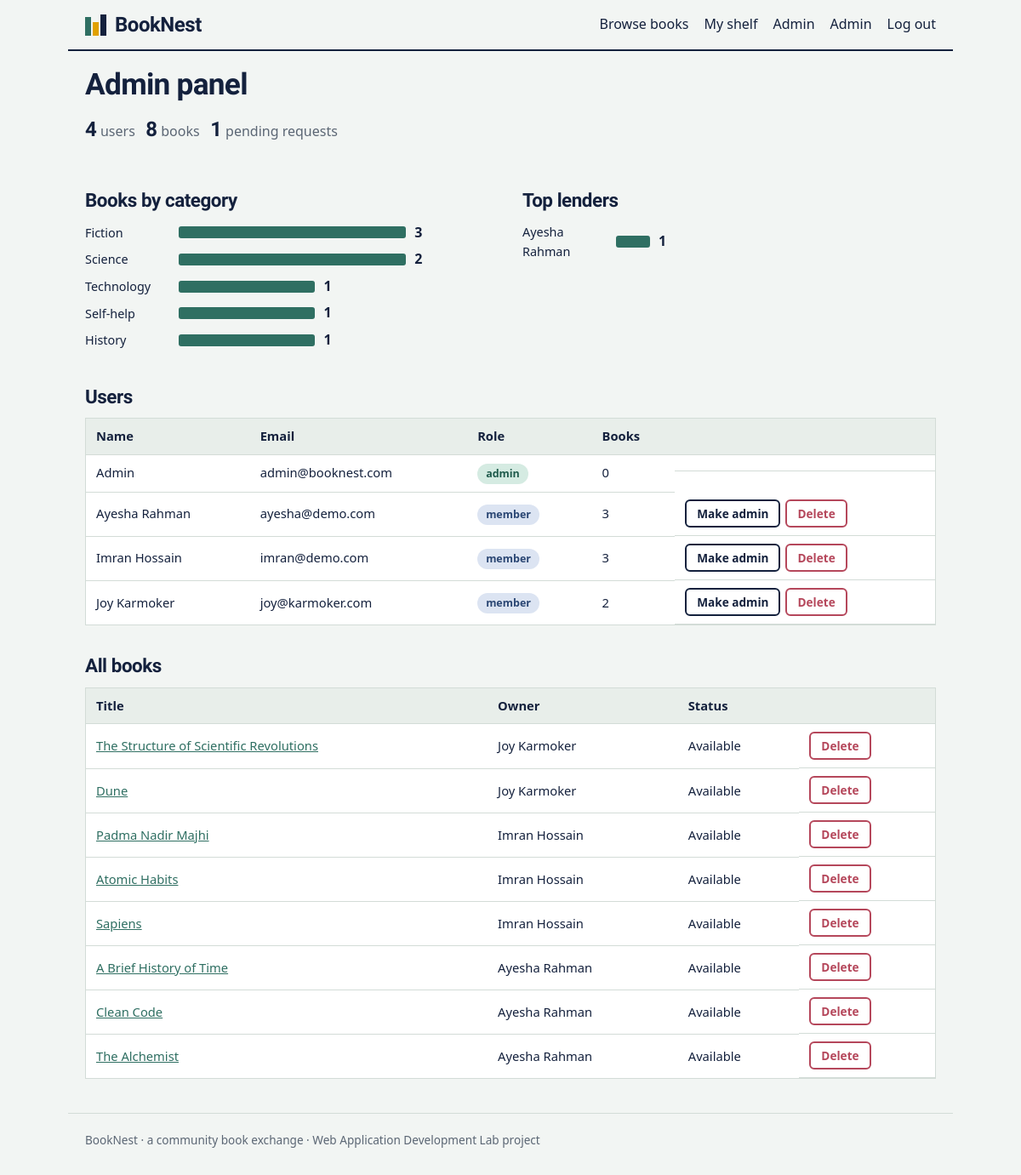
The page /admin (signed in) on the database its author committed.
### tables this page shows
CREATE TABLE users(id INTEGER PRIMARY KEY, name TEXT NOT NULL, email TEXT UNIQUE NOT NULL,
  password TEXT NOT NULL, role TEXT DEFAULT 'member', city TEXT DEFAULT '', bio TEXT DEFAULT '',
  created TEXT DEFAULT CURRENT_TIMESTAMP);

CREATE TABLE books(id INTEGER PRIMARY KEY, owner_id INTEGER NOT NULL, title TEXT NOT NULL,
  author TEXT NOT NULL, category TEXT, cond TEXT, description TEXT DEFAULT '', available INTEGER DEFAULT 1,
  created TEXT DEFAULT CURRENT_TIMESTAMP);

### app.py (the view)
@app.route("/admin")
@admin_required
def admin():
    cats = q("SELECT category, COUNT(*) n FROM books GROUP BY category ORDER BY n DESC")
    lenders = q("SELECT u.name, COUNT(*) n FROM requests r JOIN books b ON b.id=r.book_id JOIN users u ON u.id=b.owner_id "
                "WHERE r.status IN ('approved','returned') GROUP BY u.id ORDER BY n DESC LIMIT 5")
    users = q("SELECT u.*, (SELECT COUNT(*) FROM books WHERE owner_id=u.id) nb FROM users u ORDER BY u.id")
    return render_template("admin.html", cats=cats, maxn=max([c["n"] for c in cats] or [1]), lenders=lenders, users=users,
                           books=q(BOOK_SQL + "ORDER BY b.id DESC"), pending=q("SELECT COUNT(*) c FROM requests WHERE status='pending'", one=True)["c"])

### app.py (called while the page is built)
def db():
    if "db" not in g:
        g.db = sqlite3.connect(DB); g.db.row_factory = sqlite3.Row
    return g.db

def q(sql, args=(), one=False):
    rows = db().execute(sql, args).fetchall()
    return (rows[0] if rows else None) if one else rows

@app.before_request
def load_user():
    g.user = q("SELECT * FROM users WHERE id=?", (session["uid"],), one=True) if "uid" in session else None

def admin_required(f):
    @wraps(f)
    def w(*a, **k):
        if not g.user: return redirect(url_for("login", next=request.path))
        if g.user["role"] != "admin": abort(403)
        return f(*a, **k)
    return w

### templates/admin.html
{% extends "base.html" %}{% block title %}Admin · BookNest{% endblock %}{% block content %}
<h1>Admin panel</h1>
<p class="stats"><b>{{ users|length }}</b> users &nbsp; <b>{{ books|length }}</b> books &nbsp; <b>{{ pending }}</b> pending requests</p>
<div class="two">
  <section><h2>Books by category</h2>
    {% for c in cats %}<div class="bars"><span>{{ c.category }}</span><i style="width:{{ (c.n / maxn * 100)|round }}%"></i><b>{{ c.n }}</b></div>{% endfor %}</section>
  <section><h2>Top lenders</h2>
    {% for l in lenders %}<div class="bars"><span>{{ l.name }}</span><i style="width:{{ l.n * 40 }}px"></i><b>{{ l.n }}</b></div>
    {% else %}<p class="empty">No completed loans yet.</p>{% endfor %}</section>
</div>
<h2>Users</h2>
<div class="scroll"><table><tr><th>Name</th><th>Email</th><th>Role</th><th>Books</th><th></th></tr>
{% for u in users %}<tr><td>{{ u.name }}</td><td>{{ u.email }}</td><td><span class="tag {{ 'approved' if u.role == 'admin' else 'returned' }}">{{ u.role }}</span></td><td>{{ u.nb }}</td>
<td class="acts">{% if u.id != g.user.id %}
  <form method="post" action="{{ url_for('admin_user', uid=u.id, action='role') }}"><button class="btn sm ghost">{{ 'Make member' if u.role == 'admin' else 'Make admin' }}</button></form>
  <form method="post" action="{{ url_for('admin_user', uid=u.id, action='delete') }}" onsubmit="return confirm('Delete this user and their books?')"><button class="btn sm danger">Delete</button></form>{% endif %}</td></tr>{% endfor %}</table></div>
<h2>All books</h2>
<div class="scroll"><table><tr><th>Title</th><th>Owner</th><th>Status</th><th></th></tr>
{% for b in books %}<tr><td><a href="{{ url_for('book', bid=b.id) }}">{{ b.title }}</a></td><td>{{ b.owner }}</td><td>{{ 'Available' if b.available else 'On loan' }}</td>
<td class="acts"><form method="post" action="{{ url_for('book_delete', bid=b.id) }}" onsubmit="return confirm('Delete this book?')"><button class="btn sm danger">Delete</button></form></td></tr>{% endfor %}</table></div>
{% endblock %}

### templates/base.html (shortened to what this page needs)
<!doctype html>
<html lang="en"><head><meta charset="utf-8"><meta name="viewport" content="width=device-width,initial-scale=1">
<link rel="stylesheet" href="{{ url_for('static', filename='style.css') }}"></head>
<body>
<header class="top"><a class="brand" href="{{ url_for('home') }}"><span class="logo"><i></i><i></i><i></i></span>BookNest</a>
<nav>
  <a href="{{ url_for('books') }}">Browse books</a>
  {% if g.user %}
    <a href="{{ url_for('dashboard') }}">My shelf</a>
    {% if g.user.role == 'admin' %}<a href="{{ url_for('admin') }}">Admin</a>{% endif %}
    <a href="{{ url_for('profile') }}">{{ g.user.name.split()[0] }}</a>
    <a href="{{ url_for('logout') }}">Log out</a>
  {% else %}
    <a href="{{ url_for('login') }}">Log in</a><a class="btn sm" href="{{ url_for('register') }}">Join free</a>
  {% endif %}
</nav></header>
<main>
{% block content %}{% endblock %}
</main>
<footer>BookNest · a community book exchange · Web Application Development Lab project</footer>
</body></html>

### static/style.css (style rules this page uses)
:root { --paper:#F2F5F3;--ink:#14213D;--sage:#2F6F62;--gold:#E0A100;--line:#D3DCD7;--muted:#5B6674;--red:#B5475B }
* { box-sizing:border-box }
body { margin:0;background:var(--paper);color:var(--ink);font:16px/1.6 system-ui,-apple-system,"Segoe UI",sans-serif }
h1,h2,h3,.brand,.hero { font-family:"Bricolage Grotesque",system-ui,sans-serif;line-height:1.1;letter-spacing:-.02em }
h1 { font-size:2.2rem;margin:1.2rem 0 .8rem }
h2 { font-size:1.4rem;margin:2.2rem 0 .8rem }
a { color:var(--sage) }
main,.top,footer { max-width:1040px;margin:0 auto;padding:0 20px }
main { min-height:70vh;padding-bottom:40px }
.top { display:flex;justify-content:space-between;align-items:center;flex-wrap:wrap;gap:10px;padding-top:16px;padding-bottom:16px;border-bottom:2px solid var(--ink) }
.brand { display:flex;align-items:center;gap:10px;font-size:1.5rem;font-weight:800;color:var(--ink);text-decoration:none }
.logo { display:flex;align-items:flex-end;gap:2px }
.logo i { width:7px;background:var(--sage);display:block;height:22px }
.logo i:nth-child(2) { height:16px;background:var(--gold) }
.logo i:nth-child(3) { height:25px;background:var(--ink) }
nav { display:flex;gap:18px;align-items:center;flex-wrap:wrap }
nav a { color:var(--ink);text-decoration:none;font-weight:500 }
.btn { display:inline-block;background:var(--ink);color:#fff;border:2px solid var(--ink);padding:10px 20px;border-radius:6px;font:600 .95rem system-ui;cursor:pointer;text-decoration:none }
.btn.sm { padding:5px 12px;font-size:.85rem }
.btn.ghost { background:transparent;color:var(--ink) }
.btn.danger { background:transparent;color:var(--red);border-color:var(--red) }
.stats { margin:20px 0;color:var(--muted) }
.stats b { font:800 1.5rem "Bricolage Grotesque";color:var(--ink) }
.tag { display:inline-block;font-size:.78rem;font-weight:600;padding:2px 10px;border-radius:99px;background:#E3E8E5;margin-right:6px }
.tag.ok,.tag.approved { background:#D5EBE2;color:#1E5A4B }
.tag.returned { background:#DCE4F2;color:#2A4673 }
.inline,.acts form { display:inline }
.acts { display:flex;gap:6px }
.two { display:grid;grid-template-columns:1fr 1fr;gap:28px }
.bars { display:flex;align-items:center;gap:10px;margin-bottom:6px }
.bars span { width:100px;font-size:.9rem }
.bars i { height:14px;background:var(--sage);border-radius:3px;display:block;min-width:4px;max-width:55% }
.scroll { overflow-x:auto }
table { width:100%;border-collapse:collapse;background:#fff;border:1px solid var(--line) }
th,td { text-align:left;padding:9px 12px;border-bottom:1px solid var(--line);font-size:.92rem }
th { background:#E8EEEA }
footer { padding-top:20px;padding-bottom:30px;color:var(--muted);font-size:.85rem;border-top:1px solid var(--line) }

### rows shown on the page
users: user.name "Admin", name "Admin", email "admin@booknest.com", role "admin", nb "0"
books: category "Fiction", {{ (c.n / maxn * 100)|round }} 100.0 (drawn), n "3", title "Padma Nadir Majhi", owner "Imran Hossain", available "Available"
books: category "Science", {{ (c.n / maxn * 100)|round }} 67.0 (drawn), n "2", title "A Brief History of Time", owner "Ayesha Rahman", available "Available"
books: category "Technology", {{ (c.n / maxn * 100)|round }} 33.0 (drawn), n "1", title "Clean Code", owner "Ayesha Rahman", available "Available"
books: category "Self-help", {{ (c.n / maxn * 100)|round }} 33.0 (drawn), n "1", title "Atomic Habits", owner "Imran Hossain", available "Available"
books: category "History", {{ (c.n / maxn * 100)|round }} 33.0 (drawn), n "1", title "Sapiens", owner "Imran Hossain", available "Available"
users: name "Ayesha Rahman", {{ l.n * 40 }} 40 (drawn), n "1", email "ayesha@demo.com", role "member", nb "3", role "Make admin"
users: name "Imran Hossain", email "imran@demo.com", role "member", nb "3", role "Make admin"
users: name "Joy Karmoker", email "joy@karmoker.com", role "member", nb "2", role "Make admin"
books: title "The Structure of Scientific Revolutions", owner "Joy Karmoker", available "Available"
books: title "Dune", owner "Joy Karmoker", available "Available"
books: title "The Alchemist", owner "Ayesha Rahman", available "Available"

### other values the page prints
{{ users|length }} "4"
{{ books|length }} "8"
{{ pending }} "1"
